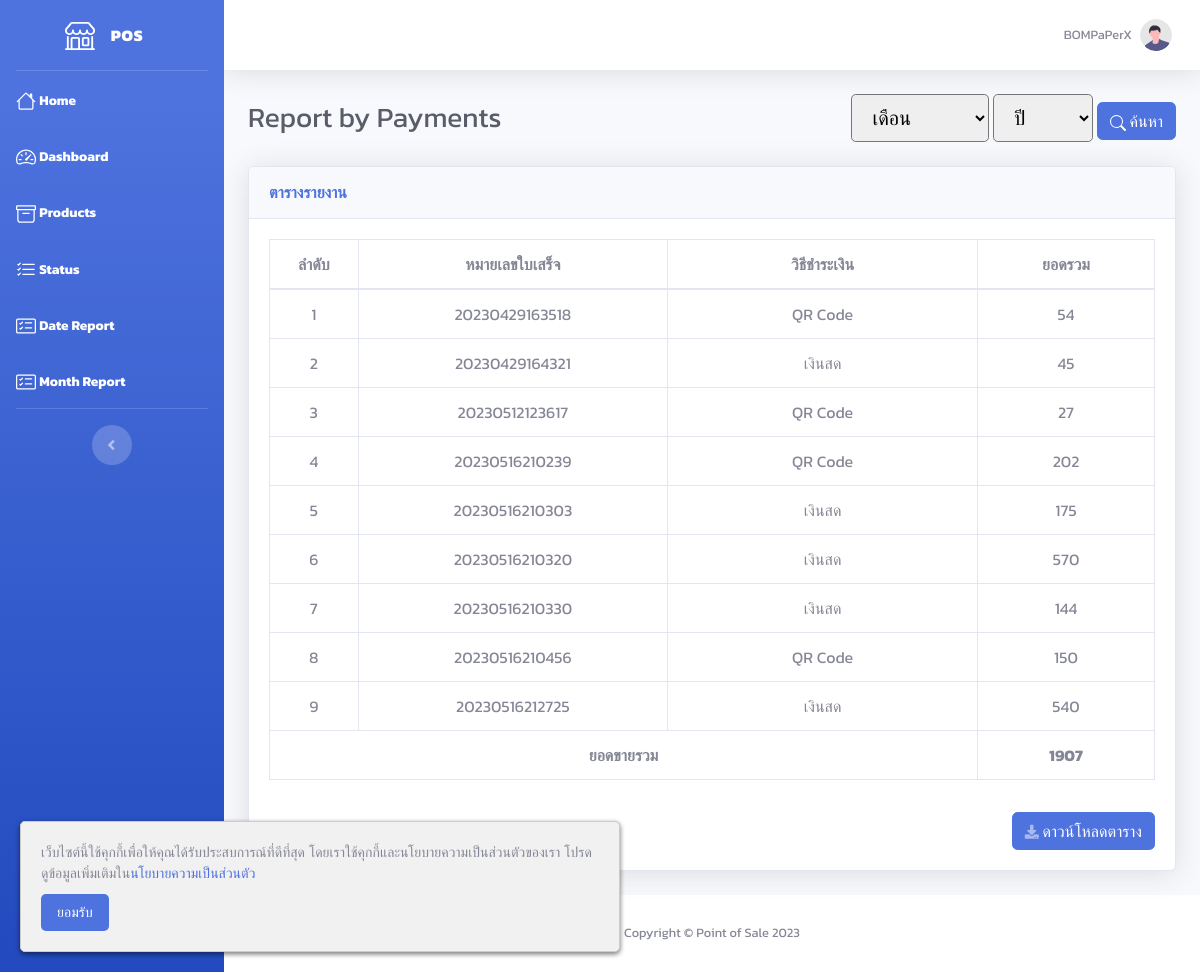
Before: /report_payment.php (signed in) with the older database file.
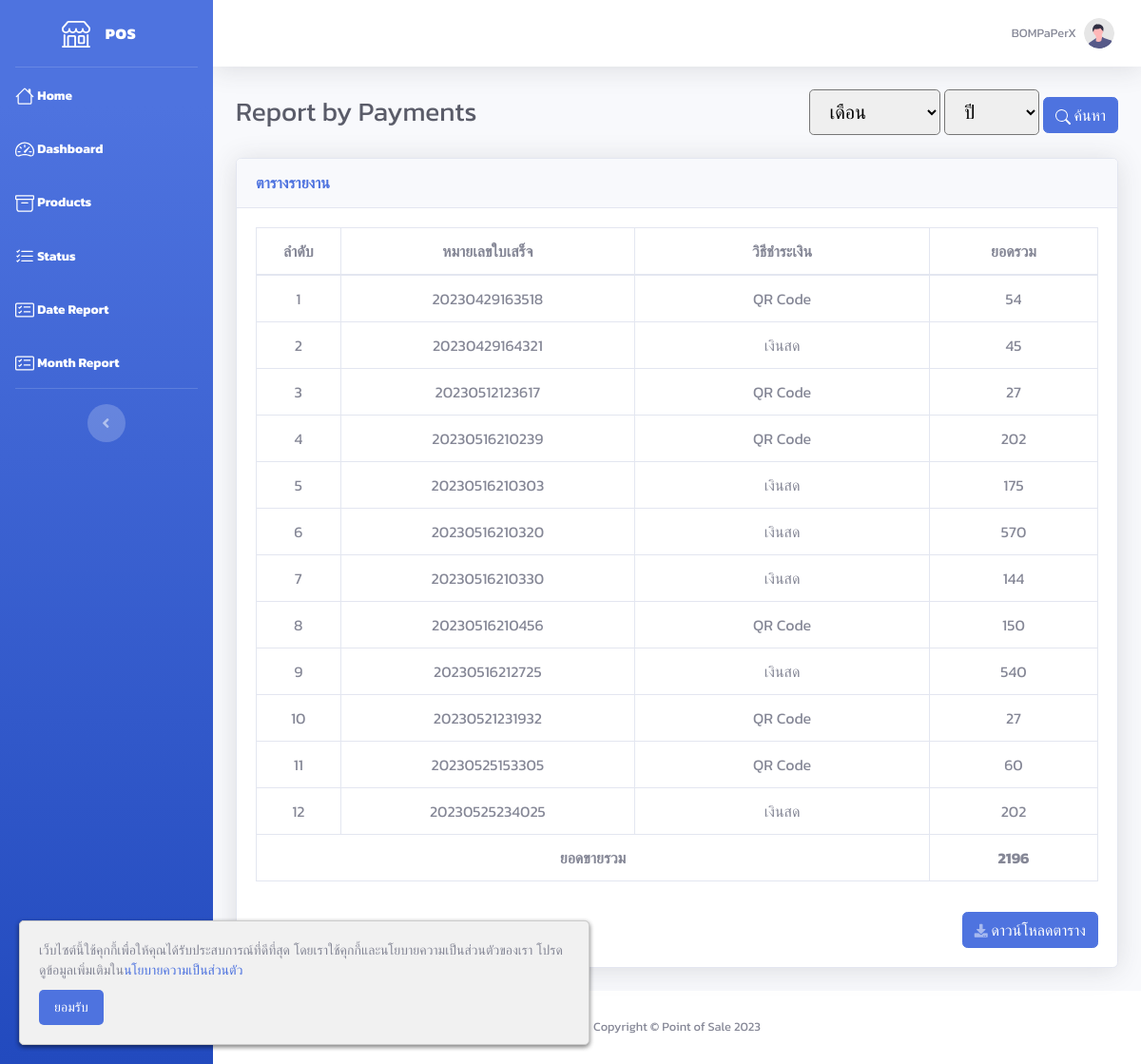
After: the same page with the newer database file.
### tables this page shows
CREATE TABLE `user` (
  `user_id` int(10) NOT NULL,
  `email` varchar(255) NOT NULL,
  `password` varchar(255) NOT NULL,
  `password_view` varchar(255) NOT NULL,
  `status` tinyint(1) NOT NULL COMMENT '0=disable\r\n1=enable',
  `agree` tinyint(1) NOT NULL,
  `firstname` varchar(255) NOT NULL,
  `lastname` varchar(255) NOT NULL,
  `id_number` varchar(13) NOT NULL,
  `phone` varchar(10) NOT NULL,
  `line` varchar(255) NOT NULL,
  `address` text NOT NULL,
  `store` varchar(255) NOT NULL,
  `description` text NOT NULL,
  `img_path` text NOT NULL
);

CREATE TABLE `payment` (
  `payment_id` int(10) NOT NULL,
  `no_receipt` varchar(255) NOT NULL,
  `method` tinyint(1) NOT NULL COMMENT '0=cash\r\n1=qrcode',
  `timestamp` timestamp NOT NULL DEFAULT current_timestamp(),
  `status` tinyint(1) NOT NULL DEFAULT 0
);

CREATE TABLE `record` (
  `record_id` int(10) NOT NULL,
  `no_receipt` varchar(255) NOT NULL,
  `product_id` int(10) NOT NULL,
  `quantity` int(255) NOT NULL,
  `net_price` int(255) NOT NULL
);

### report_payment.php (the view, shortened to what this page needs)
<!DOCTYPE html>
<html lang="en">
<?php
require 'include/connect.php';
include 'include/header.php';
$user_id = $_SESSION['user_id'];
$report_data = $connect->prepare("SELECT * FROM payment INNER JOIN record ON payment.no_receipt = record.no_receipt INNER JOIN product ON record.product_id = product.product_id WHERE user_id = '$user_id' GROUP BY record.no_receipt");
$report_data->execute();
$row_report = $report_data->fetchAll(PDO::FETCH_ASSOC);
?>
<body id="page-top">
    <div id="wrapper">
        <?php include 'include/sidebar.php'; ?>
        <div id="content-wrapper" class="d-flex flex-column">
            <div id="content">
                <?php include 'include/topbar.php'; ?>
                <div class="container-fluid">
                    <div class="d-sm-flex align-items-center justify-content-between mb-4">
                        <h1 class="h3 mb-0 text-gray-800">Report by Payments</h1>
                        <form method="GET" action="report_payment.php">
                            <div class="d-inline">
                                <select class="form-select form-control-lg is-valid d-inline" name="month">
                                    <option value="">เดือน</option>
                                </select>
                                <select class="form-select form-control-lg is-valid d-inline" name="year" required>
                                    <option value="">ปี</option>
                                </select>
                            </div>
                            <button type="submit" class="btn btn-primary">
                                ค้นหา
                            </button>
                        </form>
                    </div>
                    <div class="card shadow mb-4">
                        <div class="card-header py-3">
                            <h6 class="m-0 font-weight-bold text-primary">ตารางรายงาน</h6>
                        </div>
                        <div class="card-body">
                            <div class="table-responsive">
                                <table class="table table-bordered" id="Table" width="100%" cellspacing="0">
                                    <thead>
                                        <tr>
                                            <th width="10%" class="text-center">ลำดับ</th>
                                            <th width="35%" class="text-center">หมายเลขใบเสร็จ</th>
                                            <th width="35%" class="text-center">วิธีชำระเงิน</th>
                                            <th width="20%" class="text-center">ยอดรวม</th>
                                        </tr>
                                    </thead>
                                    <tbody>
                                        <?php
                                        $all_price = 0;
                                        $j = 1;
                                        foreach ($row_report as $row) {
                                            $price = $connect->prepare("SELECT net_price, quantity FROM record WHERE no_receipt = '" . $row['no_receipt'] . "'");
                                            $price->execute();
                                            $row_price = $price->fetchAll(PDO::FETCH_ASSOC);
                                            $total_price = 0;
                                            foreach ($row_price as $rp) {
                                                $total_price += $rp['net_price'] * $rp['quantity'];
                                            }
                                            $all_price += $total_price;
                                        ?>
                                            <tr>
                                                <td class="text-center"><?= $j++ ?></td>
                                                <td class="text-center"><?= $row['no_receipt'] ?></td>
                                                <td class="text-center"><?= $row['method'] == 1 ? 'QR Code' : 'เงินสด' ?></td>
                                                <td class="text-center"><?= $total_price ?></td>
                                            </tr>
                                        <?php } ?>
                                    </tbody>
                                    <tfoot>
                                        <tr>
                                            <th colspan="3" class="text-center">ยอดขายรวม</th>
                                            <th class="text-center"><?= $all_price ?></th>
                                        </tr>
                                    </tfoot>
                                </table>
                            </div>
                            <button id="download_link" onClick="javascript:ExcelReport();" class="btn btn-primary float-right mt-3">
                                <i class="fas fa-download fa-sm text-white-50"></i> ดาวน์โหลดตาราง
                            </button>
                        </div>
                    </div>
                </div>
            </div>
            <?php include 'include/footer.php'; ?>
        </div>
    </div>
</body>
</html>

### include/header.php (shortened to what this page needs)
<head>
    <link href="vendor/fontawesome-free/css/all.min.css" rel="stylesheet" type="text/css">
    <link href="css/sb-admin-2.min.css" rel="stylesheet">
    <link href="vendor/datatables/dataTables.bootstrap4.min.css" rel="stylesheet">
    <link rel="stylesheet" href="https://cdn.jsdelivr.net/npm/sweetalert2@11/dist/sweetalert2.min.css">
</head>
<?php
  include 'pdpa_popup.php';
?>

### include/pdpa_popup.php (shortened to what this page needs)
<div class="pdpa-popup">
    <p>เว็บไซต์นี้ใช้คุกกี้เพื่อให้คุณได้รับประสบการณ์ที่ดีที่สุด โดยเราใช้คุกกี้และนโยบายความเป็นส่วนตัวของเรา โปรดดูข้อมูลเพิ่มเติมใน<a href="privacy_policy.php" style="color: #4e73df; text-decoration: none;">นโยบายความเป็นส่วนตัว</a></p>
    <button onclick="acceptPDPA()">ยอมรับ</button>
</div>

### include/sidebar.php (shortened to what this page needs)
<ul class="navbar-nav bg-gradient-primary sidebar sidebar-dark accordion" id="accordionSidebar">
    <a class="sidebar-brand d-flex align-items-center justify-content-center" href="index.php">
        <div class="sidebar-brand-icon">
        </div>
        <div class="sidebar-brand-text mx-3">POS</sup></div>
    </a>
    <hr class="sidebar-divider my-0">
    <li class="nav-item active">
        <a class="nav-link" href="index.php">
            <span>Home</span>
        </a>
    </li>
    <li class="nav-item active">
        <a class="nav-link" href="dashboard.php">
            <span>Dashboard</span>
        </a>
    </li>
    <li class="nav-item active">
        <a class="nav-link" href="product.php">
            <span>Products</span>
        </a>
    </li>
    <li class="nav-item active">
        <a class="nav-link" href="status.php">
            <span>Status</span>
        </a>
    </li>
    <li class="nav-item active">
        <a class="nav-link" href="report_payment_date.php">
            <span>Date Report</span>
        </a>
    </li>
    <li class="nav-item active">
        <a class="nav-link" href="report_payment_month.php">
            <span>Month Report</span>
        </a>
    </li>
    <hr class="sidebar-divider">
    <div class="text-center d-none d-md-inline">
        <button class="rounded-circle border-0" id="sidebarToggle"></button>
    </div>
</ul>

### include/topbar.php (shortened to what this page needs)
<?php
if (isset($_SESSION['user_id'])) {
    $user_id = $_SESSION['user_id'];
    $profile = $connect->prepare("SELECT * FROM user WHERE user_id = :user_id");
    $profile->bindParam(":user_id", $user_id);
    $profile->execute();
    $row_profile = $profile->fetch(PDO::FETCH_ASSOC);
} else {
    $admin_id = $_SESSION['admin_id'];
    $profile = $connect->prepare("SELECT * FROM admin WHERE admin_id = :admin_id");
    $profile->bindParam(":admin_id", $admin_id);
    $profile->execute();
    $row_profile = $profile->fetch(PDO::FETCH_ASSOC);
}
?>
<nav class="navbar navbar-expand navbar-light bg-white topbar mb-4 static-top shadow">
    <ul class="navbar-nav ml-auto">
        <li class="nav-item dropdown no-arrow">
            <a class="nav-link dropdown-toggle" href="#" id="userDropdown" role="button" data-toggle="dropdown" aria-haspopup="true" aria-expanded="false">
                <span class="mr-2 d-none d-lg-inline text-gray-600 small"><?= isset($_SESSION['user_id']) ? $row_profile['store'] : $row_profile['firstname'] . ' ' . $row_profile['lastname'] ?></span>
                <img class="img-profile rounded-circle" src="../img/undraw_profile.svg">
            </a>
        </li>
    </ul>
</nav>

### include/footer.php
<footer class="sticky-footer bg-white">
    <div class="container my-auto">
        <div class="copyright text-center my-auto">
            <span>Copyright &copy; Point of Sale 2023</span>
        </div>
    </div>
</footer>

### include/header.php (style rules this page uses)
body { font-family: 'Kanit', sans-serif; }

### include/pdpa_popup.php (style rules this page uses)
.pdpa-popup { position: fixed; bottom: 20px; left: 20px; background: #f1f1f1; padding: 20px; border: 1px solid #ccc; border-radius: 5px; box-shadow: 0px 2px 5px 0px rgba(0, 0, 0, 0.3); font-family: Arial, sans-serif; font-size: 14px; z-index: 9999; max-width: 600px; margin-left: auto; margin-right: auto; }
.pdpa-popup p { margin: 0; }
.pdpa-popup button { margin-top: 10px; background-color: #4e73df; color: #fff; border: none; padding: 8px 16px; border-radius: 5px; font-size: 14px; cursor: pointer; transition: background-color 0.3s ease; }

Changed rows visible on the page:
added payment: record.no_receipt "20230521231932", method "QR Code", total_price "27"
added payment: record.no_receipt "20230525153305", method "QR Code", total_price "60"
added payment: record.no_receipt "20230525234025", method "เงินสด", total_price "202"
Other visible differences:
$all_price: "1907" → "2196"
